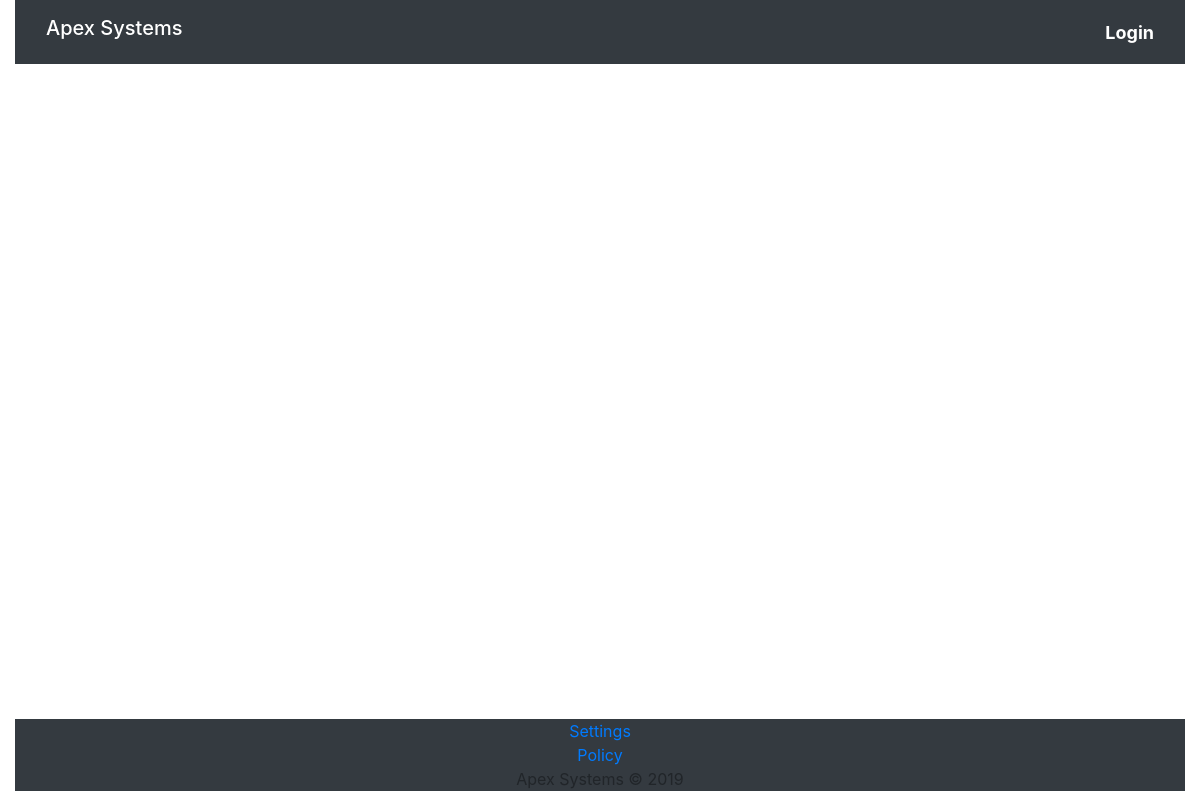
Page /orders.php on the earlier database version.
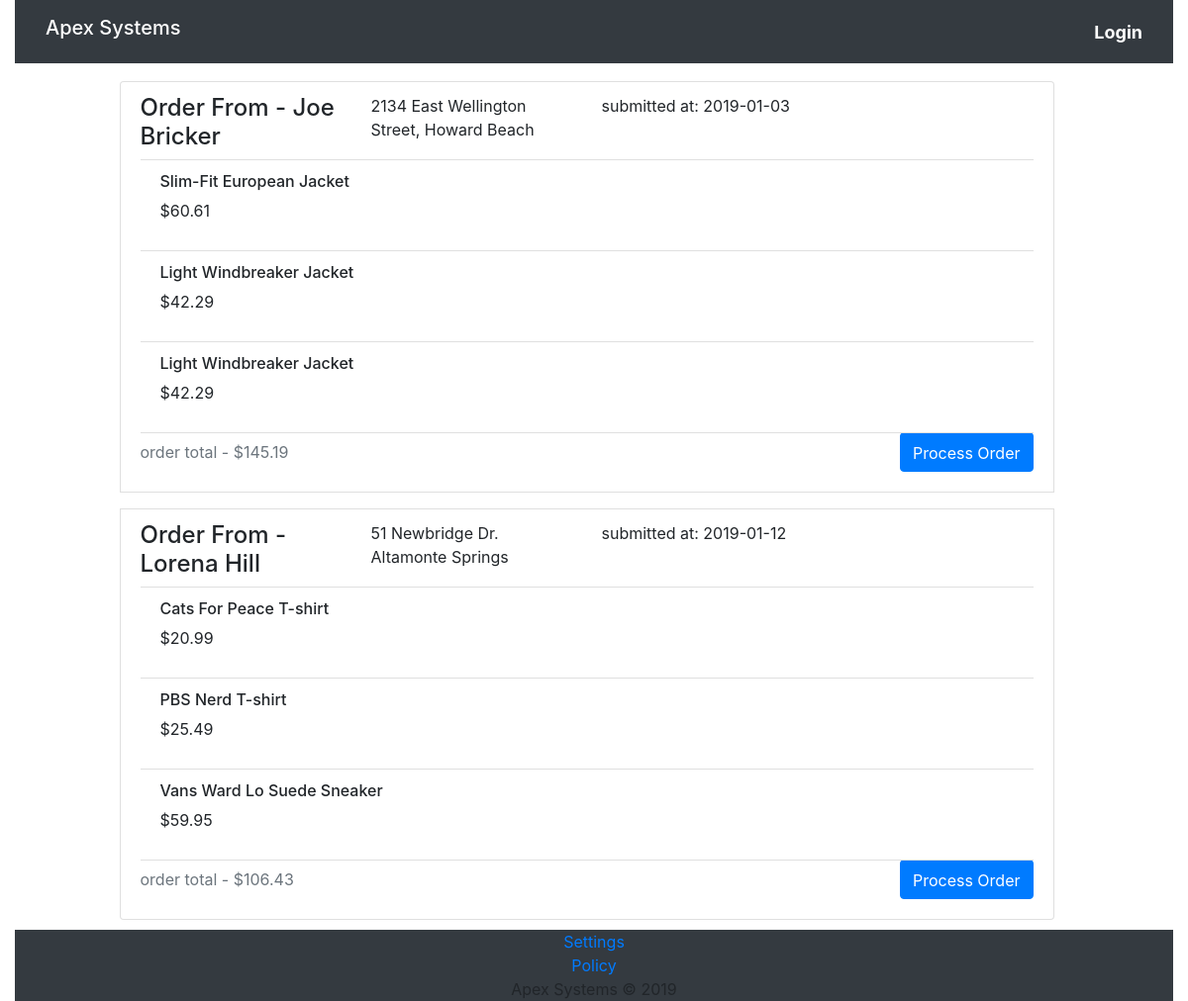
Same page on the later database version.
### tables this page shows
CREATE TABLE orders (
  order_id INT NOT NULL AUTO_INCREMENT,
  customer_name CHAR(100) NOT NULL,
  customer_address VARCHAR(200),
  order_total FLOAT,
  time_placed DATE,

  PRIMARY KEY (order_id)
);

CREATE TABLE order_items (
  order_id INT,
  item_id INT,
  item_name VARCHAR(50),
  item_cost FLOAT,

  FOREIGN KEY (order_id) REFERENCES orders (order_id) ON DELETE CASCADE
);

### orders.php (the view, shortened to what this page needs)
<?php
  include('./includes/header.php');
  include('./database/database.php');
?>
  <body class="container-fluid">
    <main class="main-content row align-items-center justify-content-center">
      <ul class="list-group col-md-10">
      <?php
        $query = "SELECT * FROM orders";
        $result = mysqli_query($connection, $query);
        while ($row = mysqli_fetch_array($result, MYSQLI_ASSOC)) {
          $order_id = $row['order_id'];
          $itemQuery = "SELECT * FROM order_items WHERE order_id = '$order_id'";
          $itemResult  = mysqli_query($connection, $itemQuery);
          echo "<li class='list-group-item order-list'>
                <div class='row'>
                  <h4 class='col-md-3'>Order From - " . $row['customer_name'] . "</h4>
                  <p class='col-md-3'>" . $row['customer_address'] . "</p>
                  <p class='col-md-3'>submitted at: " . $row['time_placed'] . "</p>
                </div>
                <ul class='list-group list-group-flush'>";
                while ($row2 = mysqli_fetch_array($itemResult, MYSQLI_ASSOC)) {
                  echo "
                        <li class='list-group-item'>
                          <h6>" . $row2['item_name'] . "</h6><p>$" . $row2['item_cost'] . "</p>
                        </li>
                      ";
                }
          echo "</ul><p class='text-muted float-left pt-2'>order total - $" . $row['order_total'] . "</p>";
          echo "<button onClick='processOrder(" . $order_id . ")' class='btn btn-primary float-right pt-2'>Process Order</button></li>";
        }
      ?>
      </ul>
    </main>
  </body>
<?php include('./includes/footer.php'); ?>

### includes/header.php (shortened to what this page needs)
<!DOCTYPE html>
<html>
  <head>
  <link rel="stylesheet" href="https://maxcdn.bootstrapcdn.com/bootstrap/4.3.1/css/bootstrap.min.css">
  <link rel="stylesheet" href="css/style.css">
  <link rel="stylesheet" href="https://use.fontawesome.com/releases/v5.8.1/css/all.css">
  </head>
  <header>
    <nav class="navbar navbar-dark bg-dark">
      <div class="container-fluid">
        <h1 class="navbar-brand">Apex Systems</h1>
        <?php
        if (isset($_SESSION['userEmail'])) {
          echo "<div class='header-button'><a href='./logout.php'>logout</a></div>";
        } else {
          echo "<div class='header-button'><a href='./login.php'>Login</a></div>";
        }
        ?>
      </div>
    </nav>
  </header>

### includes/footer.php (shortened to what this page needs)
<footer class="page-footer font-small">
  <div class="container-fluid text-center bg-dark">
    <ul class="list-unstyled">
      <li>
        <a href="#">Settings</a>
      </li>
      <li>
        <a href="#">Policy</a>
      </li>
      <li>
        Apex Systems &copy; <?php echo date("Y"); ?>
      </li>
    </ul>
  </div>
</footer>
</html>

### css/style.css (style rules this page uses)
html { width: 100%; height: 100%; }
.header-button a { text-decoration: none; color: #fff; font-size: 18px; font-weight: bold; }
.main-content { min-height: calc(100vh - 145px); width: auto; margin: 0px; padding: 10px 0px; }
li.order-list { margin: 0.5rem; transition-property: transform, background-color; transition-duration: 0.3s, 0.5s; }

Differences in the rows shown:
added orders: customer_name "Joe Bricker", customer_address "2134 East Wellington Street, Howard Beach", time_placed "2019-01-03", order_total "145.19"
added order_items: item_name "Slim-Fit European Jacket", item_cost "60.61", shown under "Joe Bricker"
added order_items: item_name "Light Windbreaker Jacket", item_cost "42.29", shown under "Joe Bricker"
added order_items: item_name "Light Windbreaker Jacket", item_cost "42.29", shown under "Joe Bricker"
added orders: customer_name "Lorena Hill", customer_address "51 Newbridge Dr. Altamonte Springs", time_placed "2019-01-12", order_total "106.43"
added order_items: item_name "Cats For Peace T-shirt", item_cost "20.99", shown under "Lorena Hill"
added order_items: item_name "PBS Nerd T-shirt", item_cost "25.49", shown under "Lorena Hill"
added order_items: item_name "Vans Ward Lo Suede Sneaker", item_cost "59.95", shown under "Lorena Hill"
